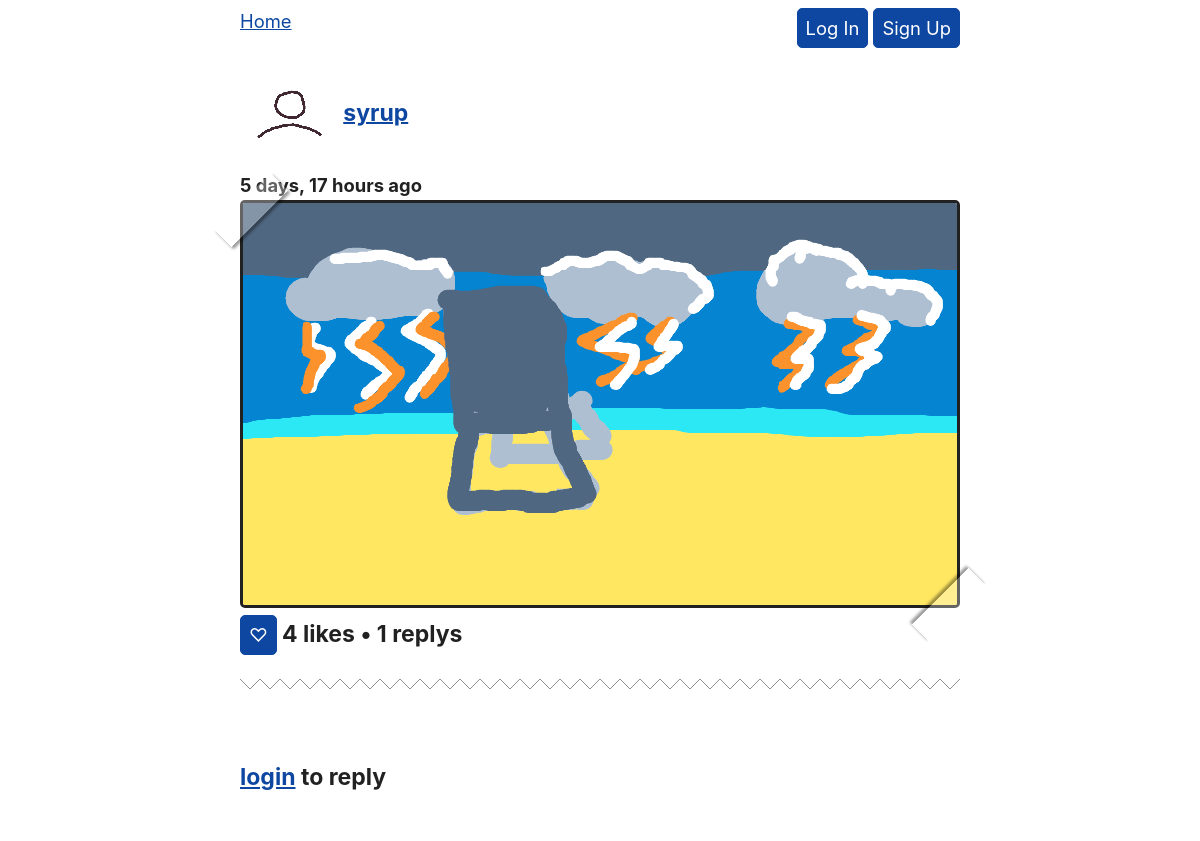
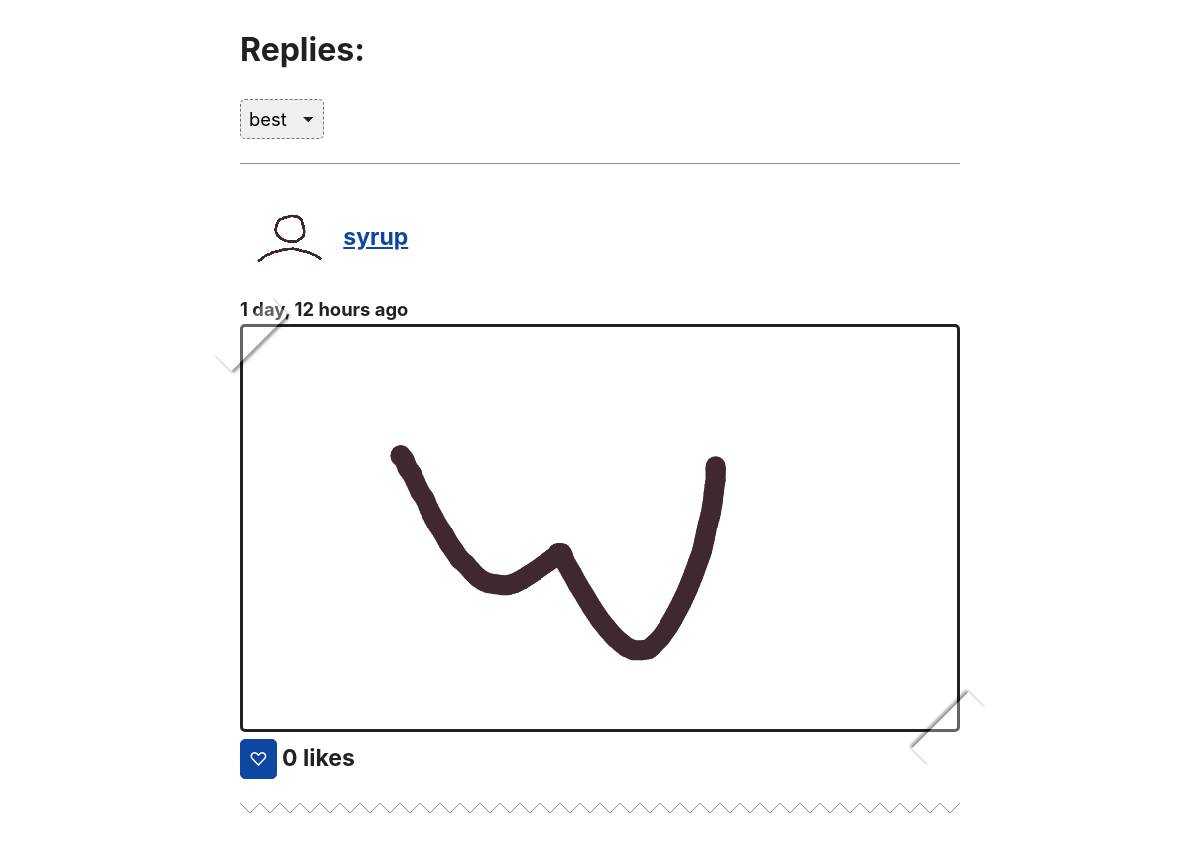
The page /post/3/ on the database as committed earlier (2 pictures, top to bottom).
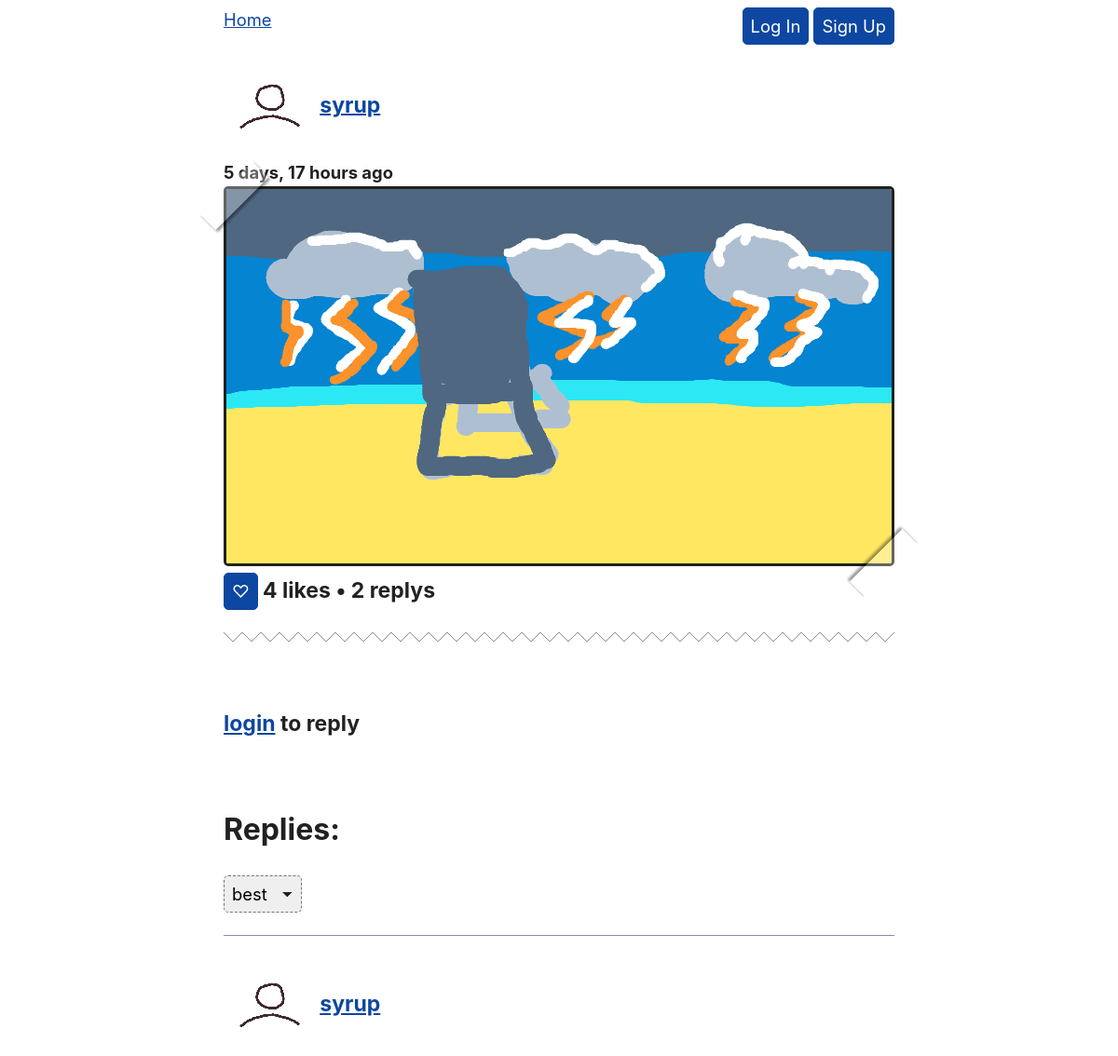
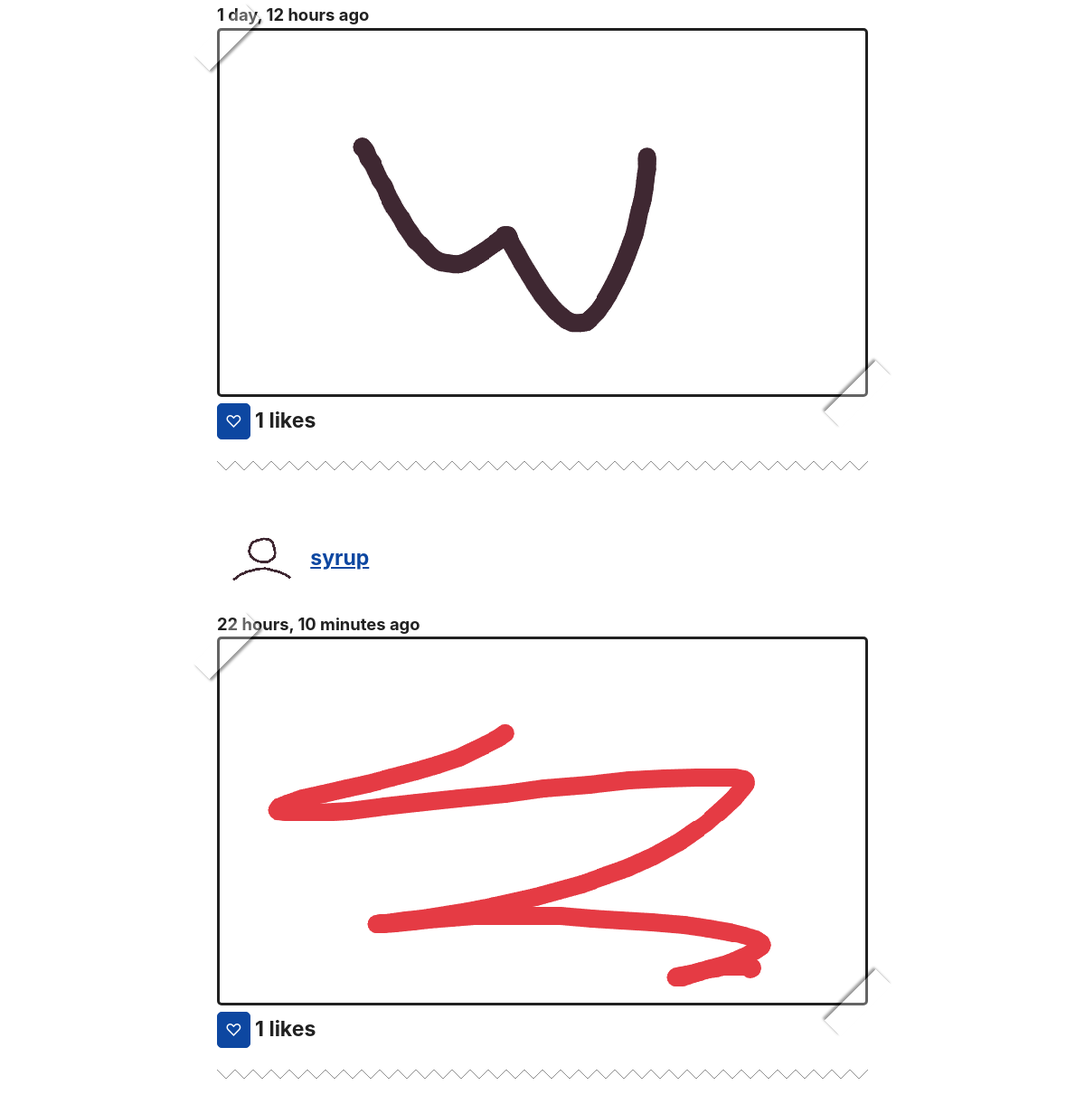
The same page on the database as committed later (2 pictures, top to bottom).
### socialMedia/models.py (models this page shows, shortened)
class Post(models.Model):
    body = models.ImageField()
    created_by = models.ForeignKey("UserProfile", on_delete=models.CASCADE)
    created_on = models.DateTimeField(auto_now_add=True)

class Reply(models.Model):
    body = models.ImageField()
    created_by = models.ForeignKey("UserProfile", on_delete=models.CASCADE)
    created_on = models.DateTimeField(auto_now_add=True)
    post = models.ForeignKey("Post", on_delete=models.CASCADE,related_name='replys')

class UserProfile(models.Model):
    user = models.OneToOneField(User, on_delete=models.CASCADE)
    profile_picture = models.ImageField(default="placeholders/fpfPlaceholder.png")
    bio_picture = models.ImageField(default="placeholders/bioPlaceholder.png")
    follows = models.ManyToManyField(
        "self",
        related_name="followed_by",
        symmetrical=False,
        blank=True
    )
    def __str__(self):
        return self.user.username

### socialMedia/views.py (the view, shortened to what this page needs)
# urls.py: path('post/<int:pk>/',views.post_detail,name="post_detail"),
def post_detail(request, pk):
    order_by="-like_count"
    url_sort_by="best"
    parsed_url = parse_qs(urlparse(request.build_absolute_uri()).query)
    post = Post.objects.get(pk=pk)
    replys = Reply.objects.filter(post=post).annotate(like_count=Count('reply_likes')+1).order_by(order_by)
    form = CanvasForm()
    context = {
        "post": post,
        "replys":replys,
        "url_sort_by" :url_sort_by,
        "canvasForm": CanvasForm()
    }
    return render(request, "post_detail.html", context)

### socialMedia/forms.py
class CanvasForm(forms.Form):
    body = forms.CharField()

### socialMedia/templates/post_detail.html
{% extends "base.html" %}
{% block page_content %}
    {% include 'components/post.html' %}
    {% if user.is_authenticated %}
        <h4> draw your own reply</h4>
        {% include 'components/paint.html' %}
    {% else %}
        <h4><a href="{% url 'login'%}">login</a> to reply</h4>
    {% endif %}
    <h3>Replies:</h3>
    {% include "components/sort.html" %}
    {% if replys %}
        {% for reply in replys %}
            {% include 'components/reply.html' %}
        {% endfor %}
    {% else %}
        <h4> there are no replys yet</h4>
    {% endif %}
{% endblock page_content %}

### socialMedia/templates/components/post.html (shortened to what this page needs)
{% load static %}
{% load filters %}
<div class="post">
    <div>
        <h4>
            <a href="{% url 'profile_detail' post.created_by.pk%}"><img style="height: 55px; border-style: none;vertical-align: middle;" src="/media/{{post.created_by.profile_picture}}" alt="body image"></a>
            <a href="{% url 'profile_detail' post.created_by.pk%}">{{ post.created_by }}</a>
        </h4>
        <b>{{ post.created_on|timesince}} ago</b>
        <br>
        <div class="photo"><a href="{% url 'post_detail' post.pk%}"> <img class="art" src="/media/{{post.body.name }}" alt="body image"></a></div>
    </div>
    {% if user.is_authenticated %}
        <button onclick="like('{% url 'post_like' post.pk %}','{% url 'post_get_likes' post.pk %}',{{post.pk}},'{{ csrf_token }}')" id="p{{post.pk}}">
            {% if post.likes.all|dasame:user.pk %}
                ♥
            {% else %}
                ♡
            {% endif %}
        </button>
    {% else %}
        <form style="display: inline;" method="post" action="{% url 'login' %}">
            <button type="submit">♡</button>
        </form>
    {% endif %}
    <h4 id="pl{{post.pk}}" style="display: inline">{{post.likes.all.count}} likes • {{post.replys.all.count}} replys</h4>
    {% include 'components/break.html' %}
</div>

### socialMedia/templates/components/break.html
<div class="holder">
    <div class="smallLine smallLine1"></div>
    <div class="smallLine smallLine2"></div>
</div>

### socialMedia/templates/components/reply.html (shortened to what this page needs)
{% load static %}
{% load filters %}
<div class="reply">
    <div>
        <h4>
            <a href="{% url 'profile_detail' reply.created_by.pk%}"><img style="height: 55px; border-style: none;vertical-align: middle;" src="/media/{{reply.created_by.profile_picture}}" alt="body image"></a>
            <a href="{% url 'profile_detail' reply.created_by.pk%}">{{ reply.created_by }}</a>
        </h4>
        <b>{{ reply.created_on|timesince}} ago</b>
        <br>
        <div class="photo"><img class="art" src="/media/{{reply.body.name }}" alt="body image"></div>
    </div>
    {% if user.is_authenticated %}
        <button onclick="reply_like('{% url 'reply_like' reply.pk %}','{% url 'reply_get_likes' reply.pk %}',{{reply.pk}},'{{ csrf_token }}')" id="r{{reply.pk}}">
            {% if reply.reply_likes.all|dasame:user.pk %}
                ♥
            {% else %}
                ♡
            {% endif %}
        </button>
    {% else %}
        <form style="display: inline;" method="reply" action="{% url 'login' %}">
            <button type="submit">♡</button>
        </form>
    {% endif %}
    <h4 id="rl{{reply.pk}}" style="display: inline">{{reply.reply_likes.all.count}} likes</h4>
    {% include 'components/break.html' %}
<div>

Rows that differ between the two databases and show on the page:
computed for Post "syrup": replys.all.count "1" → "2"
computed for Reply "1 day, 12 hours": reply_likes.all.count "0" → "1"
added Reply: created_by.profile_picture (picture), created_by "syrup", created_on "22 hours, 10 minutes", body.name (picture), reply_likes.all.count "1"
